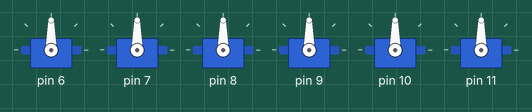
A sketch run on a simulated Arduino Uno, built with avr-gcc and run on an emulated ATmega328P. Parts: 6 × servo.

Above: at 0.1 s.
At 4.15 s:
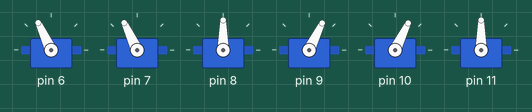
At 11.84 s:
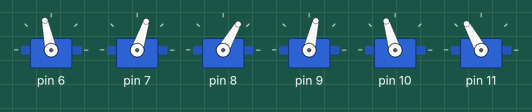
At 19.53 s:
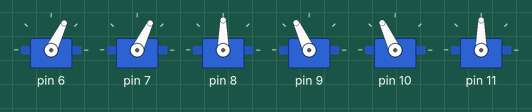
At 27.22 s:
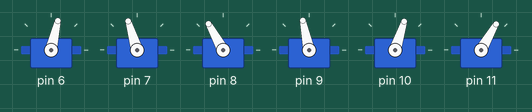
At 35.21 s:
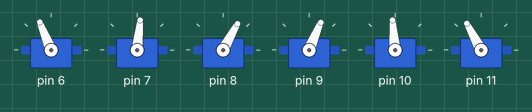
Timing chart, 0 to 35.1 s (numbered marks = the images above):
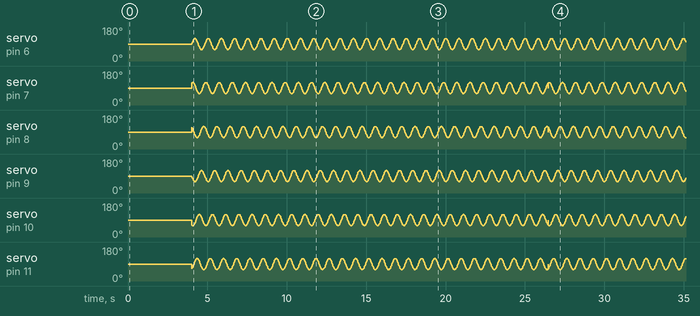

The sketch:

finished.ino
```cpp
#include <Servo.h>
Servo myServos[6]; // 6 servos

int TotalNumberofServos = 6; // number of servos
int waveSpeed = 5; // Speed of the wave movement
int waveSize = 30; // Size of the wave

void setup() {
  Serial.begin(9600);

  // Servos are attached to the respective pins
  myServos[0].attach(6);  // Tail - Servo 1 attached to digital pin 6
  myServos[1].attach(7);  // Servo 2 attached to digital pin 7
  myServos[2].attach(8);  // Servo 3 attached to digital pin 8
  myServos[3].attach(9);  // Servo 4 attached to digital pin 9
  myServos[4].attach(10); // Servo 5 attached to digital pin 10
  myServos[5].attach(11); // Head - Servo 6 attached to digital pin 11

  // Set servos to the initial position (90 degrees)
  for (int i = 0; i < 6; i++) {
    myServos[i].write(90);
    delay(500); // Delay a bit to allow each servo to reset
  }

  // Delay to allow servos to reach the initial position
  delay(1000);
}

void makeWave() {
  // Move servos in a wavy motion
  for (int angle = 0; angle <= 360; angle += waveSpeed) {
    for (int i = 0; i < TotalNumberofServos; i++) {
      int servoPos = 90 + waveSize * sin(radians(angle + i * (360 / TotalNumberofServos)));
      myServos[i].write(servoPos);
    }
    delay(10); // Adjust delay for smoother or faster movement
  }
}

void resetSnake() {
  // Reset all servos to their initial position
  for (int i = 0; i < TotalNumberofServos; i++) {
    myServos[i].write(90);
  }
}

void loop() {
  makeWave(); // Make a wave motion
  resetSnake(); // Reset the snake to its initial position
}
```
